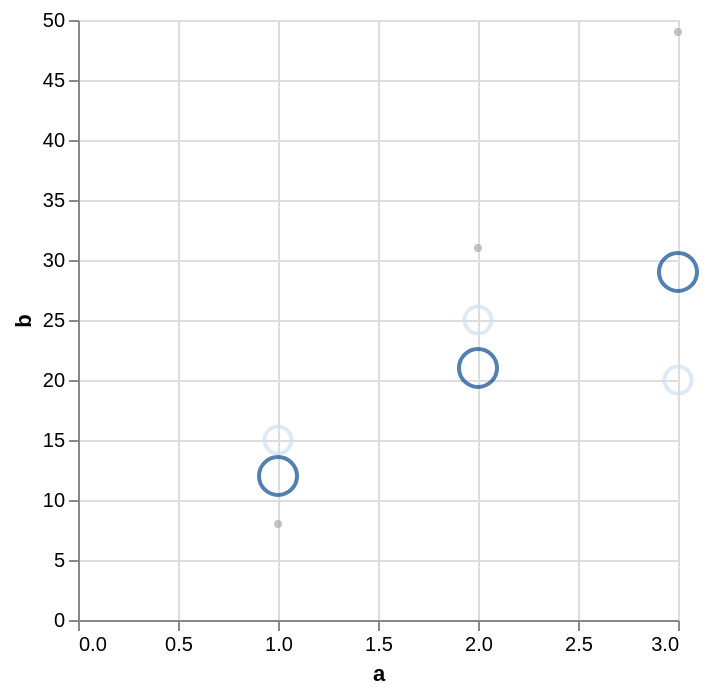

This figure's Vega-Lite source:
### Vega-Lite specification from a JSON file in a GitHub repository (floating-point values rounded to 4 significant figures)
{"$schema": "https://vega.github.io/schema/vega-lite/v6.json", "description": "A theme that says what an invalid value looks like, which keeps its rows and paints them.", "data": {"values": [{"a": 1, "b": 15, "c": 1}, {"a": 2, "b": 25, "c": 1}, {"a": 3, "b": 20, "c": 1}, {"a": 1, "b": 12, "c": 2}, {"a": 2, "b": 21, "c": 2}, {"a": 3, "b": 29, "c": 2}, {"a": 1, "b": 8, "c": null}, {"a": 2, "b": 31, "c": null}, {"a": 3, "b": 49, "c": null}]}, "config": {"mark": {"invalid": "filter"}, "scale": {"invalid": {"color": {"value": "#aaa"}, "size": {"value": 4}}}}, "mark": "point", "encoding": {"x": {"field": "a", "type": "quantitative"}, "y": {"field": "b", "type": "quantitative"}, "color": {"field": "c", "type": "quantitative", "legend": null}, "size": {"field": "c", "type": "quantitative", "legend": null}}}
